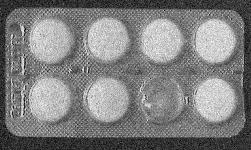
#> input picture ImageProcessing/image1.jpg, 251 x 150 px, found by its file name
$ jupyter execute DIP_EXAM_PART1.ipynb   (shell and % lines are left out)   (older library calls are emulated)   (text cells are left out)
#> lines starting #> are read from the running program, lines starting #| are printed output that depends on the picture; after the words box and inside, x2 and y2 are one past the last pixel; in counts of white or black regions, pixels touching at a corner belong together; pictures that were not available may be replaced by others from this repository, and a replacement may not be noted
[cell 1]
import cv2
import numpy as np
import matplotlib.pyplot as plt


image = cv2.imread("/home/guru/Desktop/OpenCV/ImageProcessing/image1.jpg",0)
#> image is the input picture: shape (150, 251); min 0, max 255, mean 127.2

[cell 2]
plt.imshow(image,cmap = "gray")

[cell 3]
color = cv2.imread("/home/guru/Desktop/OpenCV/ImageProcessing/image1.jpg")

[cell 4]
denoised = cv2.fastNlMeansDenoisingColored(color,None,10,10,7,21)
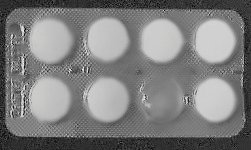
#> denoised: shape (150, 251, 3); mean B, G, R 126.4, 126.5, 126.5

[cell 5]
plt.imshow(denoised)

[cell 6]
cv2.imwrite("denoised.jpg",denoised)
#> Out = True

[cell 7]
image = cv2.imread("/home/guru/Desktop/OpenCV/ImageProcessing/denoised.jpg",0)
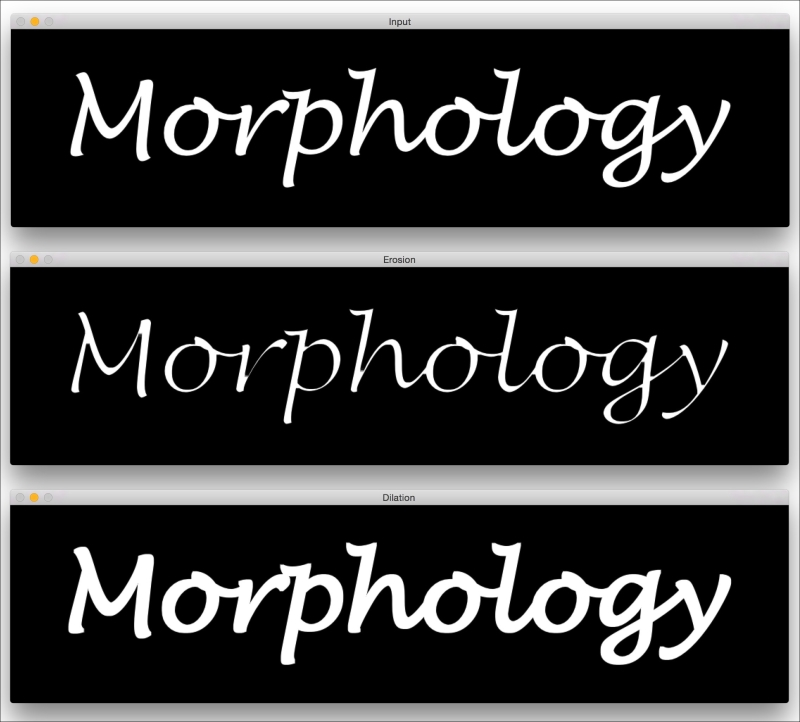
#> input picture ImageProcessing/B04554_02_15.jpg, 800 x 722 px, given in place of denoised.jpg, which was not available
#> image: shape (722, 800); min 0, max 255, mean 59.5

[cell 8]
plt.imshow(denoised)

[cell 9]
retval,thresh = cv2.threshold(image,0,255,cv2.THRESH_BINARY+cv2.THRESH_OTSU)
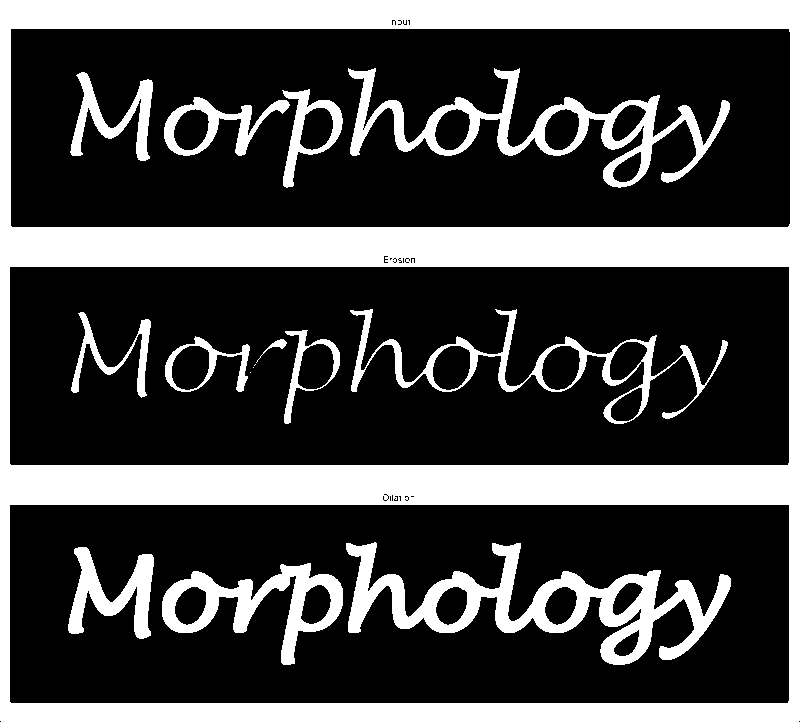
#> thresh: shape (722, 800); 28.2% white; 16 white regions (3 under 20 px), largest, box (x1, y1, x2, y2) and area: (0, 0, 800, 722) 114727, (346, 542, 731, 665) 13608, (348, 68, 730, 188) 9562
#> retval = 104

[cell 10]
plt.imshow(thresh,cmap = "gray")

[cell 11]
kernel = np.ones((5,5),np.uint8)

[cell 12]
opening = cv2.morphologyEx(thresh,cv2.MORPH_OPEN,kernel,iterations = 2)
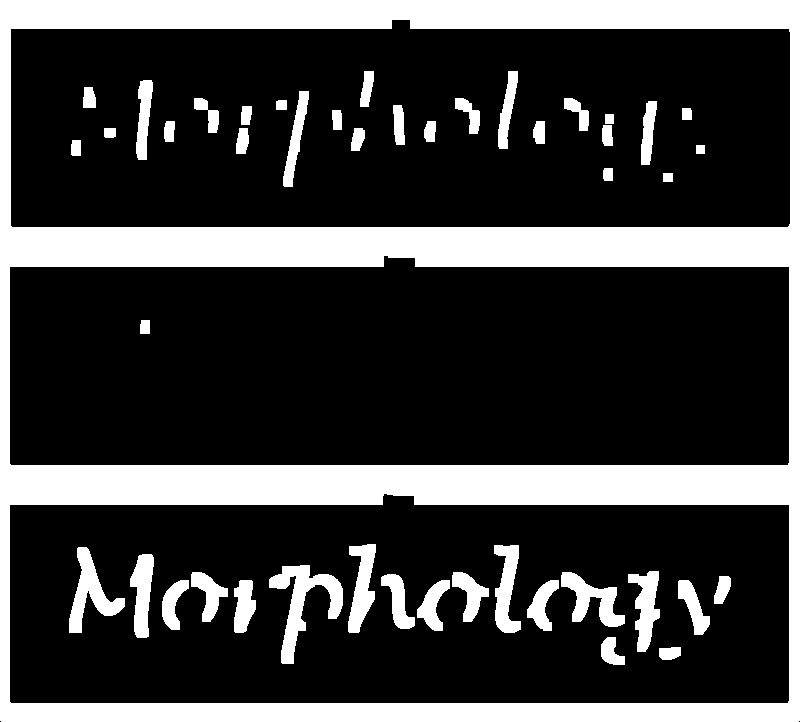
#> opening: shape (722, 800); 24.5% white; 46 white regions, largest, box (x1, y1, x2, y2) and area: (0, 0, 800, 722) 114146, (269, 565, 343, 664) 2550, (69, 547, 125, 633) 1804

[cell 13]
plt.imshow(opening,cmap = "gray")

[cell 14]
outputs = cv2.connectedComponentsWithStats(opening,cv2.CV_64F)

[cell 15]
connected = outputs[0]
#> connected = 47

[cell 16]
connected
#> Out = 47

[cell 17]
#Excluding background
no_of_circles = connected - 1
#> no_of_circles = 46

[cell 18]
no_of_circles
#> Out = 46

[cell 19]
labelled_image = outputs[1]
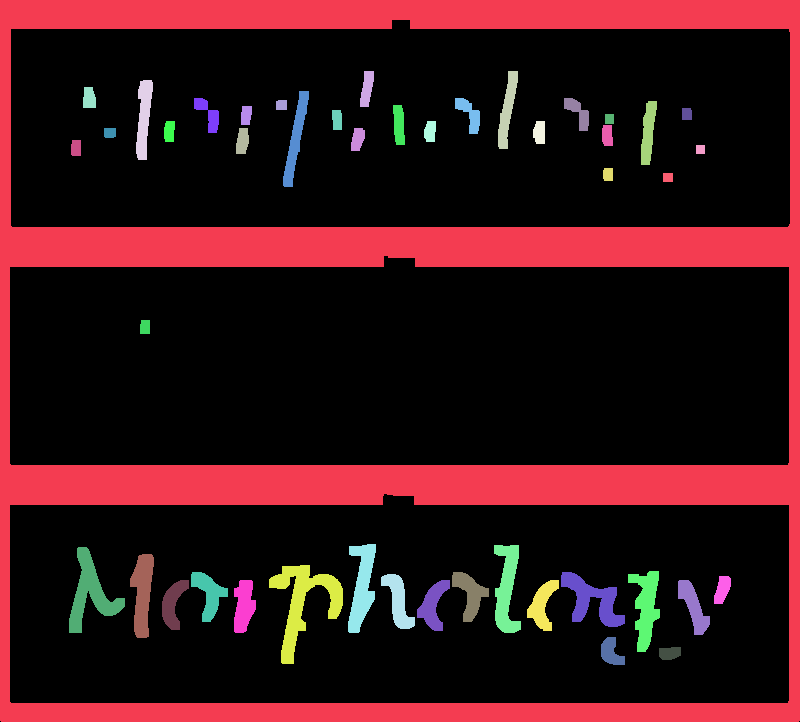
#> labelled_image: shape (722, 800) int32; 47 distinct labels, from 0 to 46; one colour per label, 0 black

[cell 20]
plt.imshow(labelled_image,cmap = "gray")

[cell 21]
stats = outputs[2]
#> stats = 47 rows, first 6: [0, 20, 800, 702, 435861], [0, 0, 800, 722, 114146], [360, 71, 14, 36, 353], [498, 71, 20, 78, 782], [136, 80, 17, 80, 895], [83, 87, 13, 21, 242]

[cell 22]
stats
#> Out has the same summary as stats
